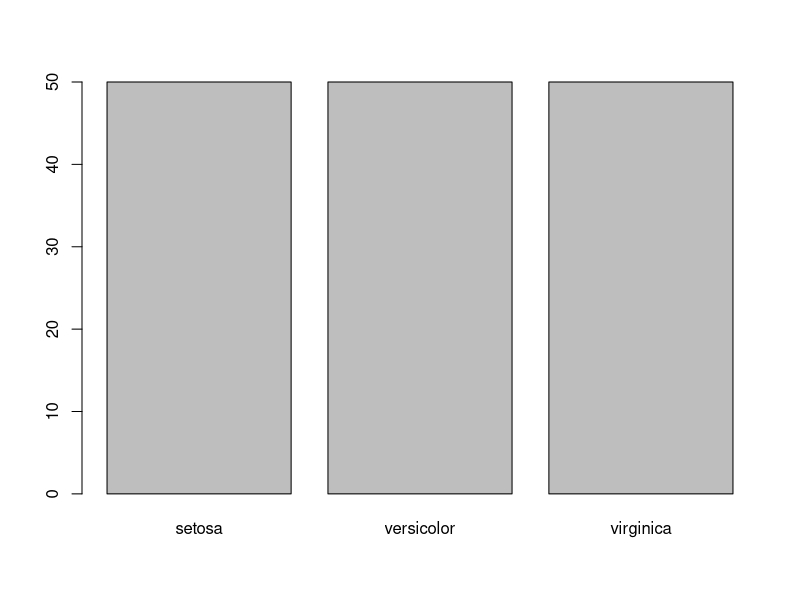
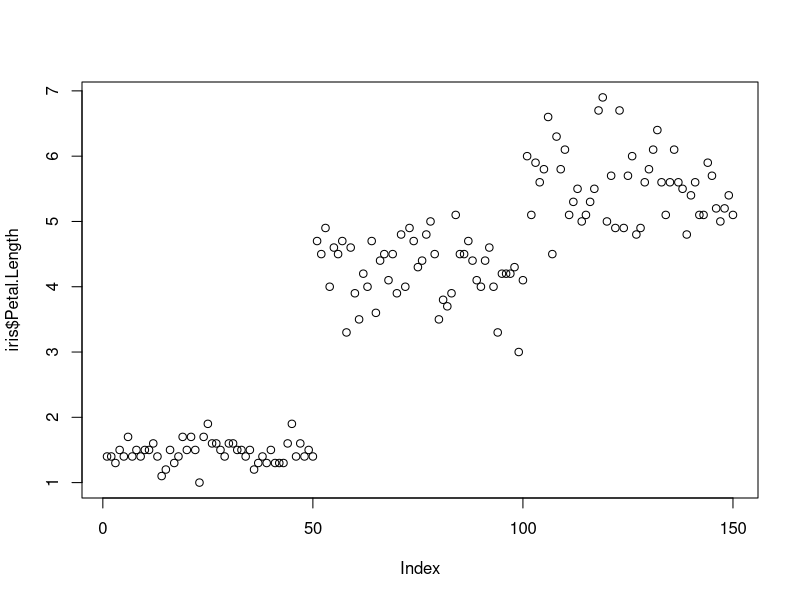
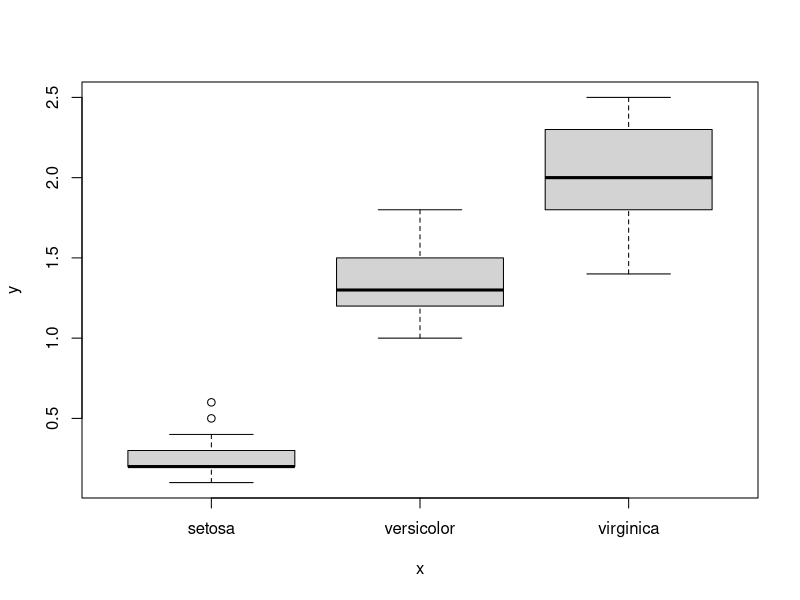
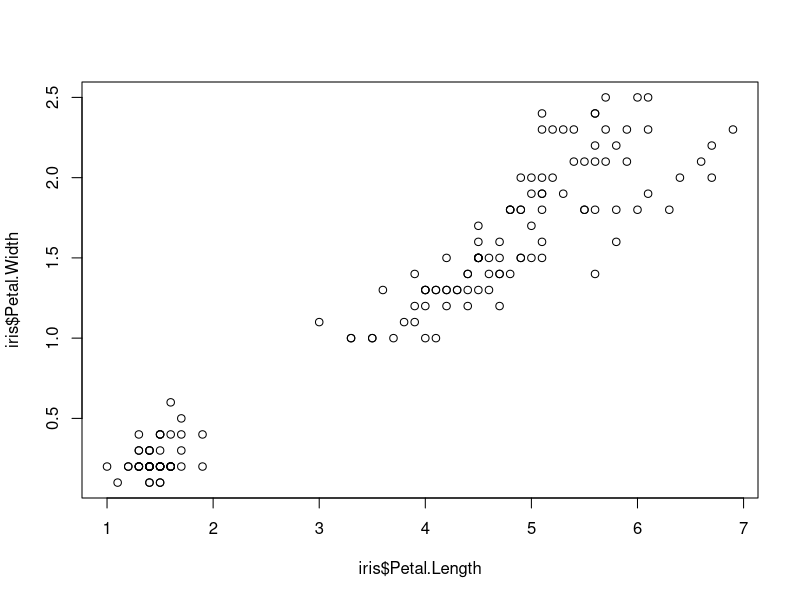
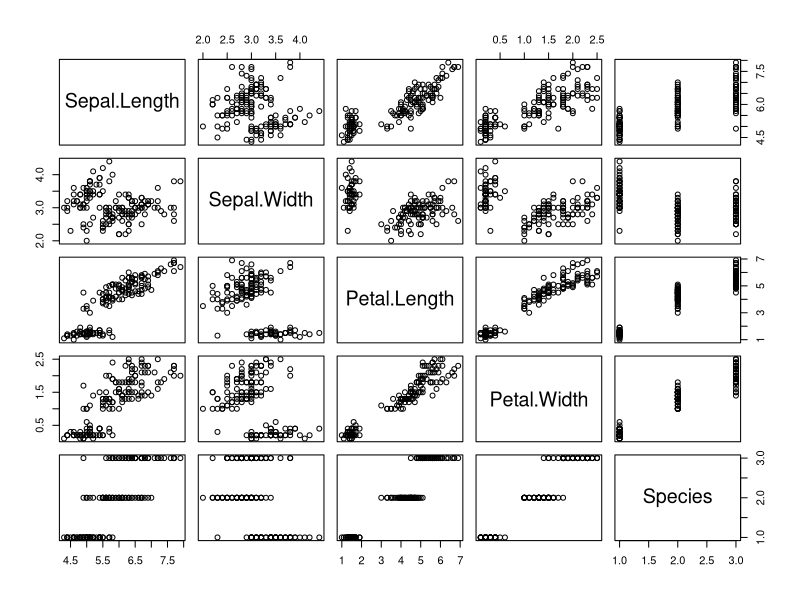
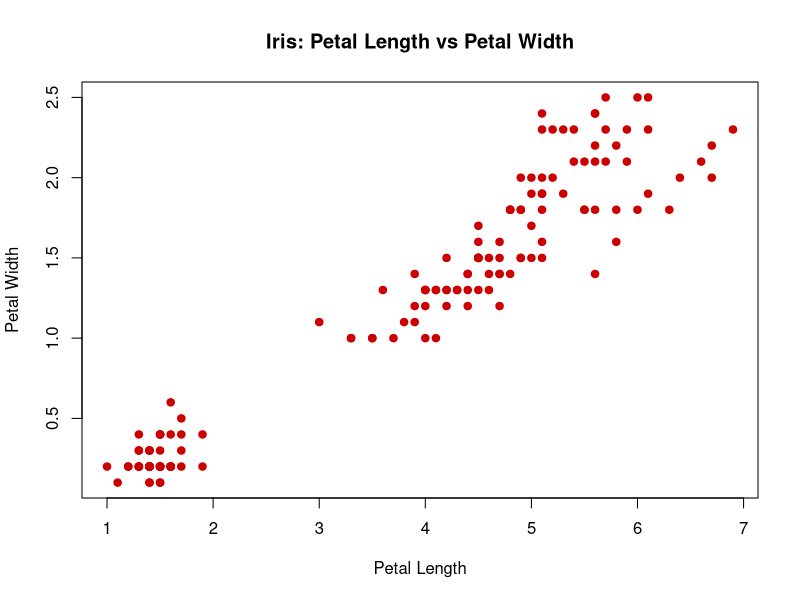
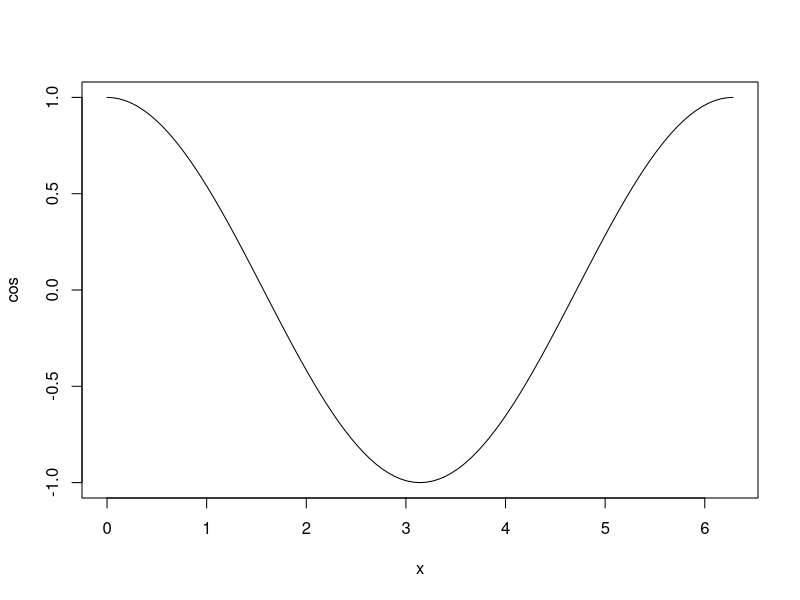
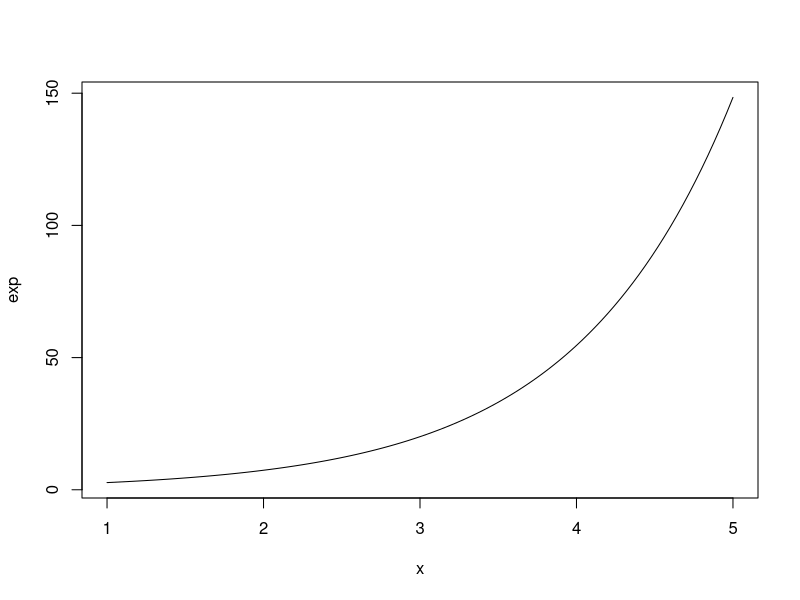

Write R code to recreate these figures, in order.
# Plots need to be:
#Adapts to data types and number of variables

library(datasets)

#Load DATA
head(iris)


#Plot data with plot
?plot

plot(iris$Species) #Categorical variable
plot(iris$Petal.Length) #Quantitative variable
plot(iris$Species, iris$Petal.Width) #Cat x quant
plot(iris$Petal.Length, iris$Petal.Width) #Quant pair

plot(iris) #Entire data frame

#Plot with options
plot(iris$Petal.Length, iris$Petal.Width,
     col = "#cc0000", #Hex code for datalab.cc red
     pch = 19,  # Use solid circles for point
     main = "Iris: Petal Length vs Petal Width",
     xlab = "Petal Length",
     ylab = "Petal Width")


#Plot formulas with plot()
plot(cos, 0, 2*pi)
plot(exp, 1, 5)
plot(dnorm, -3, +3)

#Formula plot with options
plot(dnorm, -3, +3,
     col = "#cc0000",
     lwd = 5,
     main = "Standard Normal distribution",
     xlab = "z-scores",
     ylab = "Density")

#Clean Up
#clear packages
detach("package:datasets", unload=TRUE)
